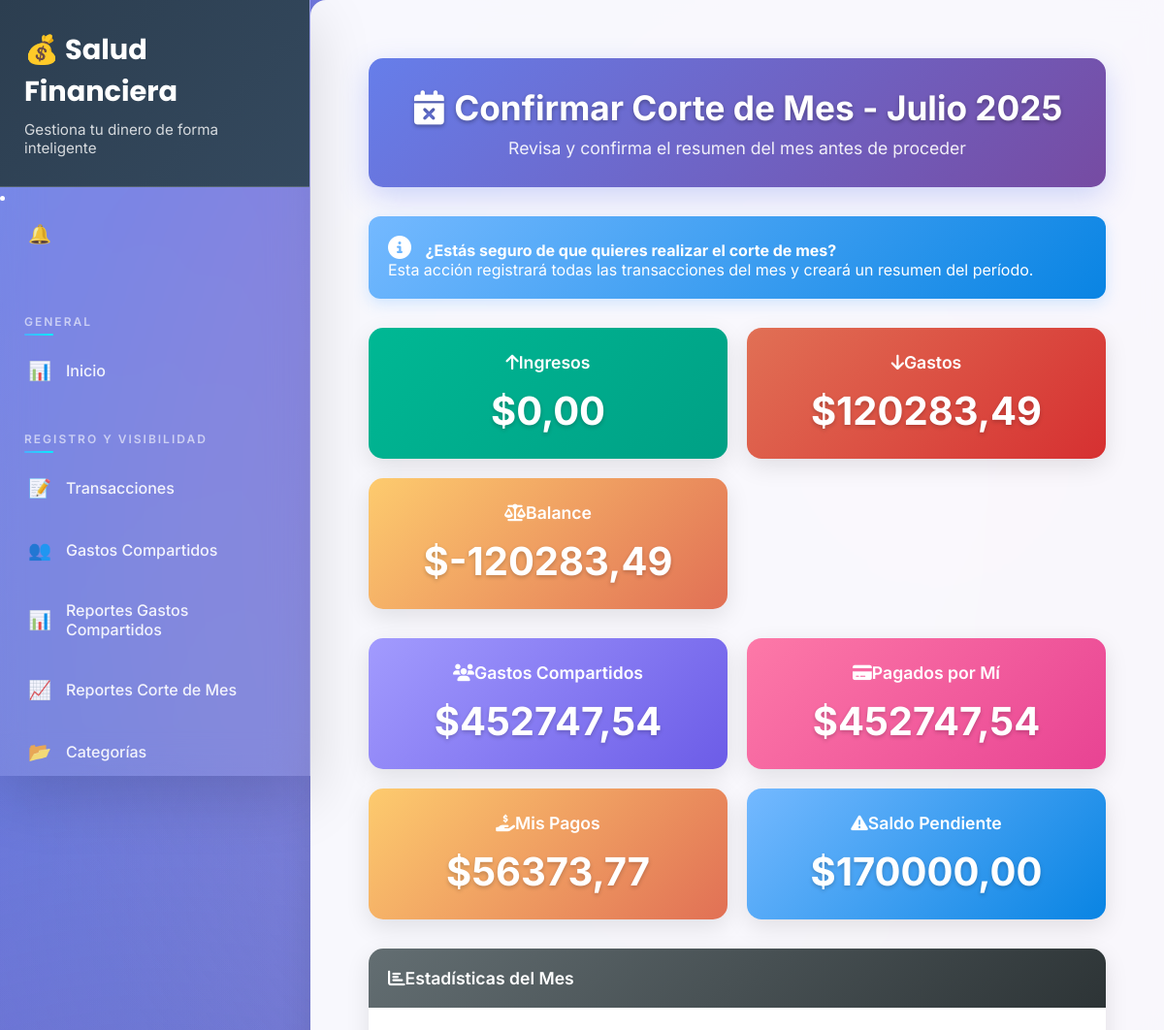
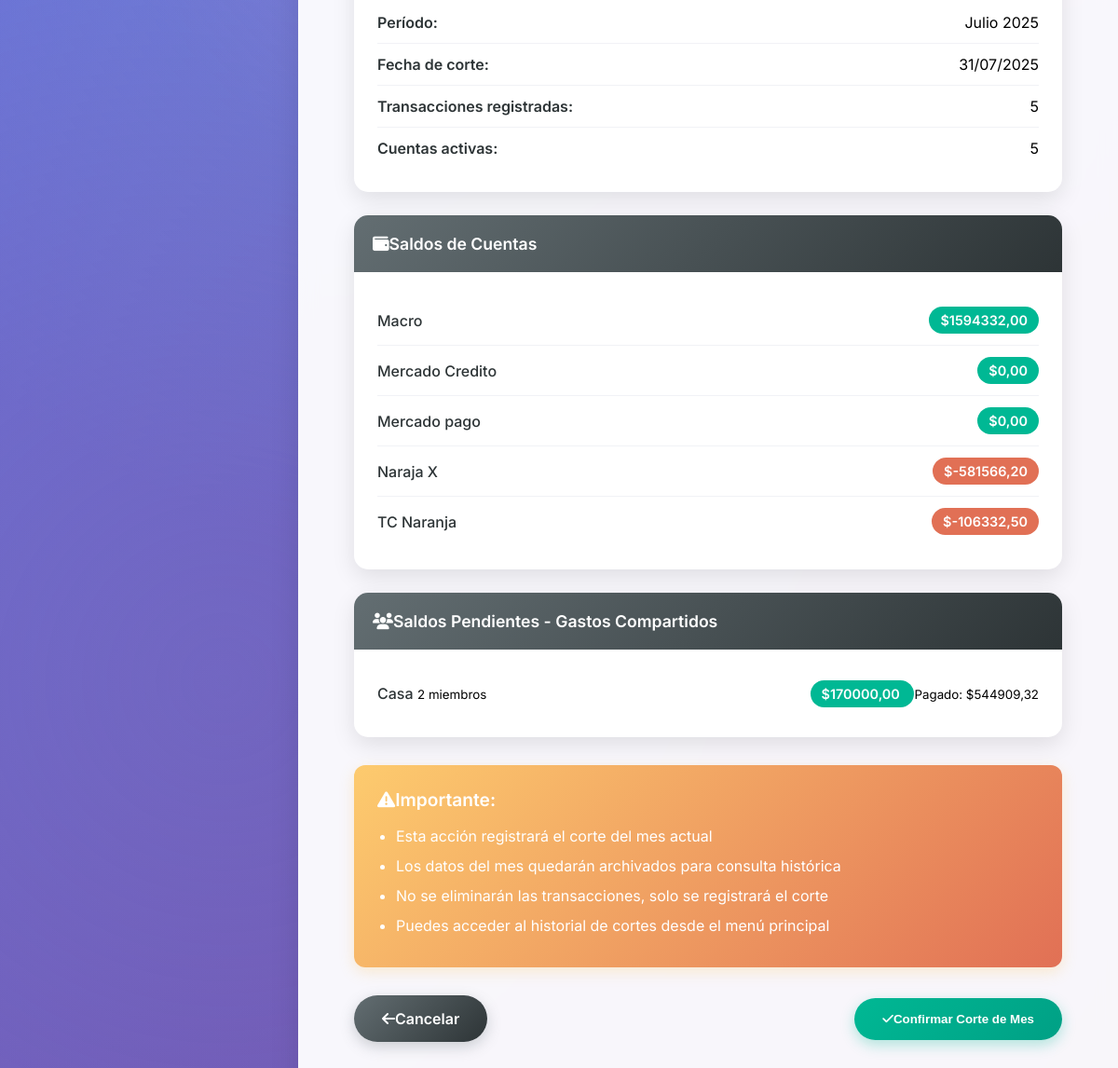
Page /finanzas/corte-mes/confirmar/ (signed in) on the committed database (2 pictures, top to bottom).
### finanzas/models.py (models this page shows, shortened)
class Cuenta(models.Model):
    TIPO_CUENTA_CHOICES = [
        ('efectivo', 'Efectivo'),
        ('cuenta_bancaria', 'Cuenta Bancaria'),
        ('tarjeta_credito', 'Tarjeta de Crédito'),
        ('tarjeta_debito', 'Tarjeta de Débito'),
        ('billetera_virtual', 'Billetera Virtual'),
        ('cuenta_inversion', 'Cuenta de Inversión'),
        ('otro', 'Otro'),
    ]
    MONEDA_CHOICES = [
        ('ARS', 'Peso Argentino'),
        ('USD', 'Dólar Estadounidense'),
        ('EUR', 'Euro'),
        ('BRL', 'Real Brasileño'),
        ('CLP', 'Peso Chileno'),
        ('COP', 'Peso Colombiano'),
        ('MXN', 'Peso Mexicano'),
        ('PEN', 'Sol Peruano'),
        ('UYU', 'Peso Uruguayo'),
        ('VES', 'Bolívar Venezolano'),
    ]
    nombre = models.CharField(max_length=100)
    tipo_cuenta = models.CharField(max_length=20, choices=TIPO_CUENTA_CHOICES, default='efectivo')
    moneda = models.CharField(max_length=3, choices=MONEDA_CHOICES, default='ARS')
    saldo_inicial = models.DecimalField(max_digits=12, decimal_places=2, default=0)
    saldo_actual = models.DecimalField(max_digits=12, decimal_places=2, default=0)
    icono = models.CharField(max_length=50, default='💳')
    color = models.CharField(max_length=7, default='#2ecc71')
    descripcion = models.TextField(blank=True, null=True)
    institucion_financiera = models.CharField(max_length=100, blank=True, null=True)
    usuario = models.ForeignKey(User, on_delete=models.CASCADE, related_name='cuentas')
    activa = models.BooleanField(default=True)
    fecha_creacion = models.DateTimeField(auto_now_add=True)
    fecha_cierre = models.DateField(null=True, blank=True)
    fecha_vencimiento = models.DateField(null=True, blank=True)
    limite_credito = models.DecimalField(max_digits=12, decimal_places=2, null=True, blank=True)
    class Meta:
        ordering = ['nombre']

class GrupoGastosCompartidos(models.Model):
    nombre = models.CharField(max_length=100)
    descripcion = models.TextField(blank=True, null=True)
    icono = models.CharField(max_length=50, default='🏠')
    color = models.CharField(max_length=7, default='#3498db')
    miembros = models.ManyToManyField(User, related_name='grupos_gastos_compartidos')
    creador = models.ForeignKey(User, on_delete=models.CASCADE, related_name='grupos_creados')
    activo = models.BooleanField(default=True)
    fecha_creacion = models.DateTimeField(auto_now_add=True)
    fecha_modificacion = models.DateTimeField(auto_now=True)
    class Meta:
        ordering = ['nombre']
    @property
    def cantidad_miembros(self):
        return self.miembros.count()

### finanzas/views.py (the view)
# urls.py: path('corte-mes/confirmar/', views.corte_mes_confirmar, name='corte_mes_confirmar'),
@login_required
def corte_mes_confirmar(request):
    hoy = date.today()
    mes_actual = hoy.month
    año_actual = hoy.year
    corte_existente = CorteMes.objects.filter(
        usuario=request.user,
        mes_cortado=mes_actual,
        año_cortado=año_actual
    ).first()
    if corte_existente:
        messages.warning(request, f'Ya se realizó el corte para {corte_existente.mes_nombre} {año_actual}.')
        return redirect('dashboard')
    ultimo_dia = monthrange(año_actual, mes_actual)[1]
    fecha_fin_mes = date(año_actual, mes_actual, ultimo_dia)
    inicio_mes = date(año_actual, mes_actual, 1)
    ingresos_mes = Transaccion.objects.filter(
        usuario=request.user,
        tipo='ingreso',
        fecha__gte=inicio_mes,
        fecha__lte=fecha_fin_mes
    ).aggregate(total=Sum('monto'))['total'] or Decimal('0')
    gastos_mes = Transaccion.objects.filter(
        usuario=request.user,
        tipo='gasto',
        fecha__gte=inicio_mes,
        fecha__lte=fecha_fin_mes
    ).aggregate(total=Sum('monto'))['total'] or Decimal('0')
    balance_mes = ingresos_mes - gastos_mes
    cuentas_activas = Cuenta.objects.filter(usuario=request.user, activa=True)
    saldos_cuentas = {}
    for cuenta in cuentas_activas:
        saldos_cuentas[cuenta.id] = {
            'nombre': cuenta.nombre,
            'saldo_actual': float(cuenta.saldo_actual),
            'tipo': cuenta.tipo_cuenta
        }
    transacciones_mes = Transaccion.objects.filter(
        usuario=request.user,
        fecha__gte=inicio_mes,
        fecha__lte=fecha_fin_mes
    ).count()
    grupos_usuario = GrupoGastosCompartidos.objects.filter(
        miembros=request.user,
        activo=True
    )
    gastos_compartidos_mes = GastoCompartido.objects.filter(
        grupo__in=grupos_usuario,
        fecha__gte=inicio_mes,
        fecha__lte=fecha_fin_mes,
        activo=True
    )
    total_gastos_compartidos_mes = gastos_compartidos_mes.aggregate(
        total=Sum('monto_total')
    )['total'] or Decimal('0')
    gastos_pagados_por_usuario = gastos_compartidos_mes.filter(
        pagado_por=request.user
    ).aggregate(total=Sum('monto_total'))['total'] or Decimal('0')
    pagos_usuario_mes = PagoGastoCompartido.objects.filter(
        miembro=request.user,
        gasto_compartido__fecha__gte=inicio_mes,
        gasto_compartido__fecha__lte=fecha_fin_mes,
        gasto_compartido__activo=True
    ).aggregate(total=Sum('monto_pagado'))['total'] or Decimal('0')
    saldos_pendientes_gastos_compartidos = {}
    for grupo in grupos_usuario:
        gastos_grupo = GastoCompartido.objects.filter(
            grupo=grupo,
            activo=True
        )
        total_debido_usuario = gastos_grupo.aggregate(
            total=Sum('monto_total')
        )['total'] or Decimal('0')
        cantidad_miembros = grupo.cantidad_miembros
        if cantidad_miembros > 0:
            monto_por_persona = total_debido_usuario / cantidad_miembros
        else:
            monto_por_persona = Decimal('0')
        pagos_usuario_grupo = PagoGastoCompartido.objects.filter(
            miembro=request.user,
            gasto_compartido__grupo=grupo,
            gasto_compartido__activo=True
        ).aggregate(total=Sum('monto_pagado'))['total'] or Decimal('0')
        saldo_pendiente = monto_por_persona - pagos_usuario_grupo
        saldos_pendientes_gastos_compartidos[grupo.id] = {
            'nombre': grupo.nombre,
            'total_debido': float(monto_por_persona),
            'total_pagado': float(pagos_usuario_grupo),
            'saldo_pendiente': float(saldo_pendiente),
            'cantidad_miembros': cantidad_miembros
        }
    total_saldo_pendiente_gastos_compartidos = sum(
        saldo['saldo_pendiente'] for saldo in saldos_pendientes_gastos_compartidos.values()
    )
    context = {
        'mes_actual': mes_actual,
        'año_actual': año_actual,
        'mes_nombre': CorteMes(mes_cortado=mes_actual).mes_nombre,
        'fecha_fin_mes': fecha_fin_mes,
        'ingresos_mes': ingresos_mes,
        'gastos_mes': gastos_mes,
        'balance_mes': balance_mes,
        'saldos_cuentas': saldos_cuentas,
        'transacciones_mes': transacciones_mes,
        'cuentas_activas': cuentas_activas,
        'total_gastos_compartidos_mes': total_gastos_compartidos_mes,
        'gastos_pagados_por_usuario': gastos_pagados_por_usuario,
        'pagos_usuario_mes': pagos_usuario_mes,
        'saldos_pendientes_gastos_compartidos': saldos_pendientes_gastos_compartidos,
        'total_saldo_pendiente_gastos_compartidos': total_saldo_pendiente_gastos_compartidos,
        'grupos_usuario': grupos_usuario,
    }
    return render(request, 'corte_mes/confirmar.html', context)

### finanzas/context_processors.py (called while the page is built)
def notificaciones_no_leidas(request):
    if request.user.is_authenticated:
        count = Notificacion.objects.filter(usuario=request.user, leida=False).count()
        return {'notificaciones_no_leidas_count': count}
    return {'notificaciones_no_leidas_count': 0}

### finanzas/models.py (called while the page is built)
    @property
    def mes_nombre(self):
        meses = {
            1: 'Enero', 2: 'Febrero', 3: 'Marzo', 4: 'Abril',
            5: 'Mayo', 6: 'Junio', 7: 'Julio', 8: 'Agosto',
            9: 'Septiembre', 10: 'Octubre', 11: 'Noviembre', 12: 'Diciembre'
        }
        return meses.get(self.mes_cortado, 'Desconocido')

### finanzas/templates/corte_mes/confirmar.html (shortened to what this page needs)
{% extends 'base/base.html' %}
{% block content %}
<div class="corte-mes-container">
    <div class="corte-header">
        <h4>
            <i class="fas fa-calendar-times me-2"></i>
            Confirmar Corte de Mes - {{ mes_nombre }} {{ año_actual }}
        </h4>
        <p class="subtitle">Revisa y confirma el resumen del mes antes de proceder</p>
    </div>
    <div class="info-alert">
        <i class="fas fa-info-circle"></i>
        <strong>¿Estás seguro de que quieres realizar el corte de mes?</strong><br>
        Esta acción registrará todas las transacciones del mes y creará un resumen del período.
    </div>
    <div class="stats-grid">
        <div class="stat-card income">
            <h5><i class="fas fa-arrow-up me-2"></i>Ingresos</h5>
            <h3>${{ ingresos_mes|floatformat:2 }}</h3>
        </div>
        <div class="stat-card expense">
            <h5><i class="fas fa-arrow-down me-2"></i>Gastos</h5>
            <h3>${{ gastos_mes|floatformat:2 }}</h3>
        </div>
        <div class="stat-card balance {% if balance_mes < 0 %}negative{% endif %}">
            <h5><i class="fas fa-balance-scale me-2"></i>Balance</h5>
            <h3>${{ balance_mes|floatformat:2 }}</h3>
        </div>
    </div>
    {% if grupos_usuario %}
    <div class="stats-grid">
        <div class="stat-card" style="background: linear-gradient(135deg, #a29bfe, #6c5ce7); color: white;">
            <h5><i class="fas fa-users me-2"></i>Gastos Compartidos</h5>
            <h3>${{ total_gastos_compartidos_mes|floatformat:2 }}</h3>
        </div>
        <div class="stat-card" style="background: linear-gradient(135deg, #fd79a8, #e84393); color: white;">
            <h5><i class="fas fa-credit-card me-2"></i>Pagados por Mí</h5>
            <h3>${{ gastos_pagados_por_usuario|floatformat:2 }}</h3>
        </div>
        <div class="stat-card" style="background: linear-gradient(135deg, #fdcb6e, #e17055); color: white;">
            <h5><i class="fas fa-hand-holding-usd me-2"></i>Mis Pagos</h5>
            <h3>${{ pagos_usuario_mes|floatformat:2 }}</h3>
        </div>
        <div class="stat-card {% if total_saldo_pendiente_gastos_compartidos > 0 %}negative{% endif %}" style="background: linear-gradient(135deg, #74b9ff, #0984e3); color: white;">
            <h5><i class="fas fa-exclamation-triangle me-2"></i>Saldo Pendiente</h5>
            <h3>${{ total_saldo_pendiente_gastos_compartidos|floatformat:2 }}</h3>
        </div>
    </div>
    {% endif %}
    <div class="info-section">
        <div class="info-card">
            <div class="info-card-header">
                <i class="fas fa-chart-bar me-2"></i>Estadísticas del Mes
            </div>
            <div class="info-card-body">
                <ul class="info-list">
                    <li>
                        <strong>Período:</strong>
                        <span>{{ mes_nombre }} {{ año_actual }}</span>
                    </li>
                    <li>
                        <strong>Fecha de corte:</strong>
                        <span>{{ fecha_fin_mes|date:"d/m/Y" }}</span>
                    </li>
                    <li>
                        <strong>Transacciones registradas:</strong>
                        <span>{{ transacciones_mes }}</span>
                    </li>
                    <li>
                        <strong>Cuentas activas:</strong>
                        <span>{{ cuentas_activas.count }}</span>
                    </li>
                </ul>
            </div>
        </div>
        <div class="info-card">
            <div class="info-card-header">
                <i class="fas fa-wallet me-2"></i>Saldos de Cuentas
            </div>
            <div class="info-card-body">
                {% for cuenta in cuentas_activas %}
                <div class="account-item">
                    <span class="account-name">{{ cuenta.nombre }}</span>
                    <span class="account-balance {% if cuenta.saldo_actual >= 0 %}positive{% else %}negative{% endif %}">
                        ${{ cuenta.saldo_actual|floatformat:2 }}
                    </span>
                </div>
                {% empty %}
                <p class="text-muted text-center">No hay cuentas activas</p>
                {% endfor %}
            </div>
        </div>
        {% if saldos_pendientes_gastos_compartidos %}
        <div class="info-card">
            <div class="info-card-header">
                <i class="fas fa-users me-2"></i>Saldos Pendientes - Gastos Compartidos
            </div>
            <div class="info-card-body">
                {% for grupo_id, saldo in saldos_pendientes_gastos_compartidos.items %}
                <div class="account-item">
                    <div>
                        <span class="account-name">{{ saldo.nombre }}</span>
                        <small class="text-muted d-block">{{ saldo.cantidad_miembros }} miembros</small>
                    </div>
                    <div class="text-end">
                        <span class="account-balance {% if saldo.saldo_pendiente >= 0 %}positive{% else %}negative{% endif %}">
                            ${{ saldo.saldo_pendiente|floatformat:2 }}
                        </span>
                        <small class="text-muted d-block">Pagado: ${{ saldo.total_pagado|floatformat:2 }}</small>
                    </div>
                </div>
                {% endfor %}
            </div>
        </div>
        {% endif %}
    </div>
    <div class="warning-alert">
        <h6><i class="fas fa-exclamation-triangle me-2"></i>Importante:</h6>
        <ul>
            <li>Esta acción registrará el corte del mes actual</li>
            <li>Los datos del mes quedarán archivados para consulta histórica</li>
            <li>No se eliminarán las transacciones, solo se registrará el corte</li>
            <li>Puedes acceder al historial de cortes desde el menú principal</li>
        </ul>
    </div>
    <div class="action-buttons">
        <a href="{% url 'dashboard' %}" class="btn-cancel">
            <i class="fas fa-arrow-left"></i>Cancelar
        </a>
        <form method="post" action="{% url 'corte_mes_ejecutar' %}" class="d-inline">
            <button type="submit" class="btn-confirm">
                <i class="fas fa-check"></i>Confirmar Corte de Mes
            </button>
        </form>
    </div>
</div>
{% endblock %}

### finanzas/templates/base/base.html (style rules this page uses)
:root { --primary-gradient: linear-gradient(135deg, #667eea 0%, #764ba2 100%); --secondary-gradient: linear-gradient(135deg, #f093fb 0%, #f5576c 100%); --success-gradient: linear-gradient(135deg, #4facfe 0%, #00f2fe 100%); --warning-gradient: linear-gradient(135deg, #fa709a 0%, #fee140 100%); --danger-gradient: linear-gradient(135deg, #ff9a9e 0%, #fecfef 100%); --dark-gradient: linear-gradient(135deg, #2c3e50 0%, #34495e 100%); --glass-bg: rgba(255, 255, 255, 0.1); --glass-border: rgba(255, 255, 255, 0.2); --shadow-soft: 0 8px 32px rgba(0, 0, 0, 0.1); --shadow-strong: 0 20px 60px rgba(0, 0, 0, 0.15); --border-radius: 16px; --transition: all 0.3s cubic-bezier(0.4, 0, 0.2, 1); }
* { margin: 0; padding: 0; box-sizing: border-box; }
body { font-family: 'Inter', -apple-system, BlinkMacSystemFont, 'Segoe UI', Roboto, sans-serif; background: var(--primary-gradient); min-height: 100vh; overflow-x: hidden; position: relative; }
body::before { content: ''; position: fixed; top: 0; left: 0; width: 100%; height: 100%; background-image: radial-gradient(circle at 20% 80%, rgba(120, 119, 198, 0.3) 0%, transparent 50%), radial-gradient(circle at 80% 20%, rgba(255, 119, 198, 0.3) 0%, transparent 50%), radial-gradient(circle at 40% 40%, rgba(120, 219, 255, 0.2) 0%, transparent 50%); pointer-events: none; z-index: -1; animation: float 20s ease-in-out infinite; }

### rows in the picture
Cuenta: nombre "Macro", saldo_actual "1594332,00"
Cuenta: nombre "Mercado Credito", saldo_actual "0,00"
Cuenta: nombre "Mercado pago", saldo_actual "0,00"
Cuenta: nombre "Naraja X", saldo_actual "-581566,20"
Cuenta: nombre "TC Naranja", saldo_actual "-106332,50"
GrupoGastosCompartidos: nombre "Casa"

### other values in the picture
{{ mes_nombre }} "Julio"
{{ ingresos_mes|floatformat:2 }} "0,00"
{{ gastos_mes|floatformat:2 }} "120283,49"
{{ balance_mes|floatformat:2 }} "-120283,49"
{{ total_gastos_compartidos_mes|floatformat:2 }} "452747,54"
{{ gastos_pagados_por_usuario|floatformat:2 }} "452747,54"
{{ pagos_usuario_mes|floatformat:2 }} "56373,77"
{{ total_saldo_pendiente_gastos_compartidos|floatformat:2 }} "170000,00"
{{ transacciones_mes }} "5"
{{ cuentas_activas.count }} "5"
{{ saldo.cantidad_miembros }} "2"
{{ saldo.saldo_pendiente|floatformat:2 }} "170000,00"
{{ saldo.total_pagado|floatformat:2 }} "544909,32"
